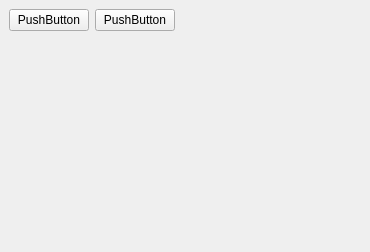
<?xml version="1.0" encoding="UTF-8"?>
<ui version="4.0">
 <class>DisplayWidget</class>
 <widget class="QWidget" name="DisplayWidget">
  <property name="geometry">
   <rect>
    <x>0</x>
    <y>0</y>
    <width>370</width>
    <height>252</height>
   </rect>
  </property>
  <property name="windowTitle">
   <string>Form</string>
  </property>
  <layout class="QVBoxLayout" name="verticalLayout">
   <property name="spacing">
    <number>0</number>
   </property>
   <property name="leftMargin">
    <number>0</number>
   </property>
   <property name="topMargin">
    <number>0</number>
   </property>
   <property name="rightMargin">
    <number>0</number>
   </property>
   <property name="bottomMargin">
    <number>0</number>
   </property>
   <item>
    <widget class="QWidget" name="TopBar_" native="true">
     <property name="minimumSize">
      <size>
       <width>0</width>
       <height>40</height>
      </size>
     </property>
     <property name="maximumSize">
      <size>
       <width>16777215</width>
       <height>40</height>
      </size>
     </property>
     <layout class="QHBoxLayout" name="horizontalLayout">
      <item>
       <widget class="QPushButton" name="ReturnButton_">
        <property name="text">
         <string>PushButton</string>
        </property>
       </widget>
      </item>
      <item>
       <widget class="QPushButton" name="EditButton_">
        <property name="text">
         <string>PushButton</string>
        </property>
       </widget>
      </item>
      <item>
       <spacer name="horizontalSpacer_">
        <property name="orientation">
         <enum>Qt::Horizontal</enum>
        </property>
        <property name="sizeHint" stdset="0">
         <size>
          <width>40</width>
          <height>20</height>
         </size>
        </property>
       </spacer>
      </item>
     </layout>
    </widget>
   </item>
   <item>
    <widget class="QWidget" name="MainWidget_" native="true"/>
   </item>
  </layout>
 </widget>
 <resources/>
 <connections/>
</ui>
